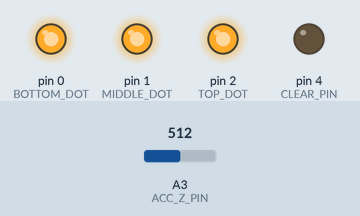
Bench run of a sketch on a simulated Arduino Uno, built with avr-gcc and run on an emulated ATmega328P. On the bench: output pins drawn as LEDs (lit = HIGH). The test bench sets the inputs (shaded band); at power-on: A3 (ACC_Z_PIN) = 512.

Above: at 2.2 s.
2.3 s: A3 (ACC_Z_PIN) set to 452
5.3 s: A3 (ACC_Z_PIN) set to 428
At 8.0 s:
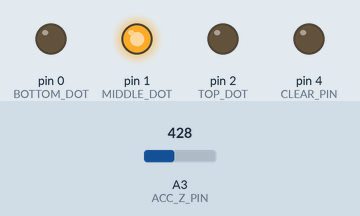
8.3 s: A3 (ACC_Z_PIN) set to 460
At 8.7 s:
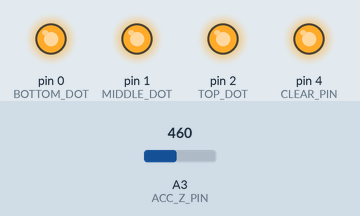
10.3 s: A3 (ACC_Z_PIN) set to 440
At 11.2 s:
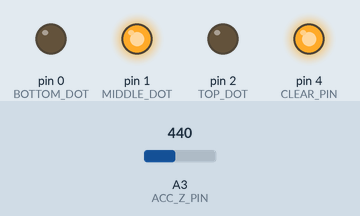
Timing chart, 0 to 13.3 s (numbered marks = the images above; inputs shaded):
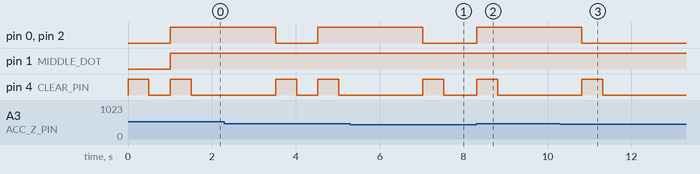

Measured:
- the behaviour switches between 445 and 444 on A3 (ACC_Z_PIN) (found by bisection; images 0 and 1)
- after the input at 5.3 s, pin 0 (BOTTOM_DOT), pin 2 (TOP_DOT): HIGH → LOW after 1.7 s; pin 4 (CLEAR_PIN): LOW → HIGH after 1.7 s, → LOW 0.50 s later
- after the input at 8.3 s, pin 0 (BOTTOM_DOT), pin 2 (TOP_DOT): LOW → HIGH at once; pin 4 (CLEAR_PIN): LOW → HIGH at once, → LOW 0.50 s later
- after the input at 10.3 s, pin 0 (BOTTOM_DOT), pin 2 (TOP_DOT): HIGH → LOW after 0.52 s; pin 4 (CLEAR_PIN): LOW → HIGH after 0.52 s, → LOW 0.50 s later
- by itself, pin 4 (CLEAR_PIN): alternates HIGH for 0.50 s and LOW for 0.50 s

The sketch:

Alternail_pick_a_design.ino
```cpp
/*
 * Alternail: Pick a design
 *
 * Christie Dierk
 * September 13, 2016
 *
 */

#define CLEAR_PIN 4
#define TOP_DOT 2
#define MIDDLE_DOT 1
#define BOTTOM_DOT 0
#define ACC_Z_PIN 3
#define EXTRA_DOT 5     //reset pin
#define REFRESH_DELAY 500

const int numReadings = 10;

int readings[numReadings];      // the readings from the analog input
int readIndex = 0;              // the index of the current reading
int total = 0;                  // the running total
int average = 0;                // the average
int current_state = 0;          // 0: only 1 dot; 1: all 3 dots

void clearDisplay()
{

  digitalWrite(CLEAR_PIN, HIGH);
  delay(REFRESH_DELAY);
  digitalWrite(CLEAR_PIN, LOW);

}

void setup() {
  pinMode(CLEAR_PIN, OUTPUT);
  pinMode(TOP_DOT, OUTPUT);
  pinMode(MIDDLE_DOT, OUTPUT);
  pinMode(BOTTOM_DOT, OUTPUT);
  current_state = -1;             //no dots showing
  clearDisplay();
  delay(500); //to avoid initial bonky values

  for (int thisReading = 0; thisReading < numReadings; thisReading++) {
    readings[thisReading] = 0;
    delay(1);
  }

}

void updateAverage() {
  // subtract the last reading:
  total = total - readings[readIndex];
  // read from the sensor:
  readings[readIndex] = analogRead(ACC_Z_PIN);
  // add the reading to the total:
  total = total + readings[readIndex];
  // advance to the next position in the array:
  readIndex = readIndex + 1;

  // if we're at the end of the array...
  if (readIndex >= numReadings) {
    // ...wrap around to the beginning:
    readIndex = 0;
  }

  // calculate the average:
  average = total / numReadings;
  delay(1);        // delay in between reads for stability
}

void loop() {
  updateAverage();

  //If vibration detected, 3 dots
  if ((average > 450) || (average < 300)) {
    //only update state and delay if not already showing this display
    if (current_state != 1){
      current_state = 1;
      digitalWrite(TOP_DOT, HIGH);
      digitalWrite(MIDDLE_DOT, HIGH);
      digitalWrite(BOTTOM_DOT, HIGH);

      clearDisplay();
      //want to wait before checking again to make sure that design isn't over written when removing from vibration
      delay(REFRESH_DELAY);
      delay(REFRESH_DELAY);
      delay(REFRESH_DELAY);
      delay(REFRESH_DELAY);
    }
  } else{
    if (current_state != 0){
      current_state = 0;
      digitalWrite(TOP_DOT, LOW);
      digitalWrite(MIDDLE_DOT, HIGH);
      digitalWrite(BOTTOM_DOT, LOW);

        //clear display to update the dots
      clearDisplay();
      delay(REFRESH_DELAY);
    }
  }

}
```
